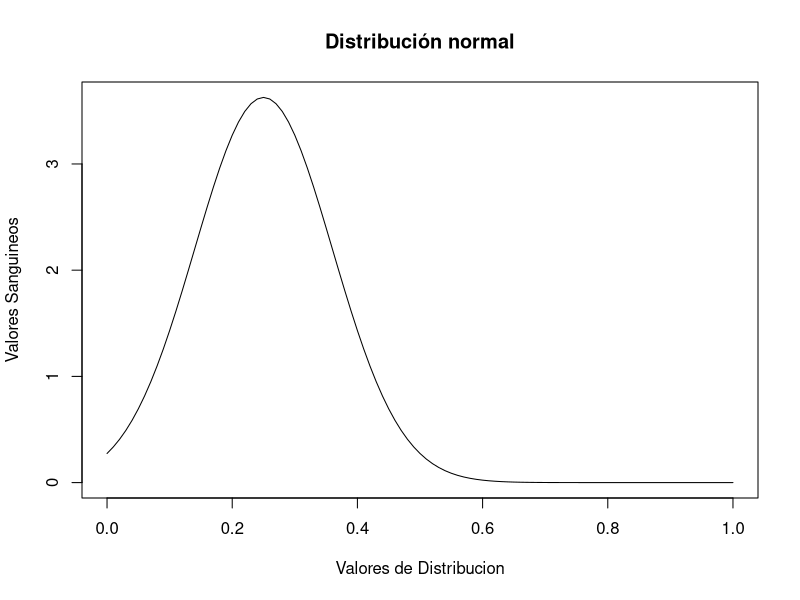

Write the R code that produced this figure.
#La concentración en plomo en partes por millón en la corriente 
#sanguínea de un individuo tiene de media 0.25 y una desviación 
#típica de 0.11. Supongamos que dicha concentración sigue una 
#ley Normal. Se pide:

 #1.Identificar las variables para el experimento y el vector
#inicial (0:1, con un rango de 0.01), N y DS

x = seq(0, 1, by = .01)
x
media<- 0.25
desviacion<- 0.11

valores <- dnorm(x, media, desviacion)
valores


#Media = 0.25
# DS = 0.11


#2.	Graficar la distribución normal de la muestra donde n y ds 
#se definen en el punto 1. 

plot(x, valores, type="l", main="Distribución normal", xlab=
       "Valores de Distribucion", ylab="Valores Sanguineos")
?dnorm


# 3.	Una concentración superior o igual a 0.6 partes por millón 
#(x>=0.6) se considera extremadamente alta ¿Cuál es la 
#probabilidad de que un individuo seleccionado al azar esté
#incluido en esa categoría? 

1- pnorm(0.6,0.25,.11)
# respuesta  0.0007317683

# 4.	Obtener la probabilidad de que la concentración en plomo, 
# en partes por millón, de un individuo sea inferior a 0.15 
#(x<=0.15)

pnorm(0.15,0.25,.11)
#Respuesta 0.1816511

#5.	Determinar la concentración mínima del 30% de los individuos
#con más concentración (p=0.30)

qnorm(0.3, 0.25, 0.11)
# respueta 0.1923159

